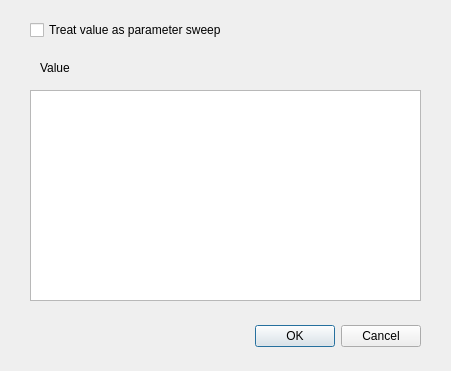
<?xml version="1.0" encoding="UTF-8"?>
<ui version="4.0">
 <class>Dialog</class>
 <widget class="QDialog" name="Dialog">
  <property name="geometry">
   <rect>
    <x>0</x>
    <y>0</y>
    <width>451</width>
    <height>371</height>
   </rect>
  </property>
  <property name="windowTitle">
   <string>Edit parameter binding</string>
  </property>
  <widget class="QDialogButtonBox" name="buttonBox">
   <property name="geometry">
    <rect>
     <x>80</x>
     <y>320</y>
     <width>341</width>
     <height>32</height>
    </rect>
   </property>
   <property name="orientation">
    <enum>Qt::Horizontal</enum>
   </property>
   <property name="standardButtons">
    <set>QDialogButtonBox::Cancel|QDialogButtonBox::Ok</set>
   </property>
  </widget>
  <widget class="QCheckBox" name="checkBoxSweep">
   <property name="geometry">
    <rect>
     <x>30</x>
     <y>20</y>
     <width>241</width>
     <height>20</height>
    </rect>
   </property>
   <property name="text">
    <string>Treat value as parameter sweep</string>
   </property>
  </widget>
  <widget class="QPlainTextEdit" name="textEditValues">
   <property name="geometry">
    <rect>
     <x>30</x>
     <y>90</y>
     <width>391</width>
     <height>211</height>
    </rect>
   </property>
  </widget>
  <widget class="QLabel" name="label">
   <property name="geometry">
    <rect>
     <x>40</x>
     <y>60</y>
     <width>62</width>
     <height>16</height>
    </rect>
   </property>
   <property name="text">
    <string>Value</string>
   </property>
  </widget>
 </widget>
 <resources/>
 <connections>
  <connection>
   <sender>buttonBox</sender>
   <signal>accepted()</signal>
   <receiver>Dialog</receiver>
   <slot>accept()</slot>
   <hints>
    <hint type="sourcelabel">
     <x>248</x>
     <y>254</y>
    </hint>
    <hint type="destinationlabel">
     <x>157</x>
     <y>274</y>
    </hint>
   </hints>
  </connection>
  <connection>
   <sender>buttonBox</sender>
   <signal>rejected()</signal>
   <receiver>Dialog</receiver>
   <slot>reject()</slot>
   <hints>
    <hint type="sourcelabel">
     <x>316</x>
     <y>260</y>
    </hint>
    <hint type="destinationlabel">
     <x>286</x>
     <y>274</y>
    </hint>
   </hints>
  </connection>
 </connections>
</ui>
